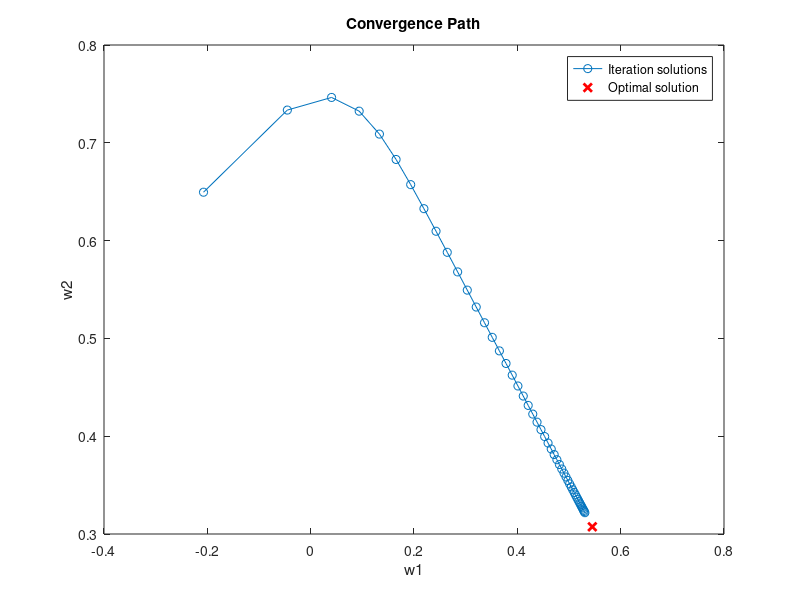
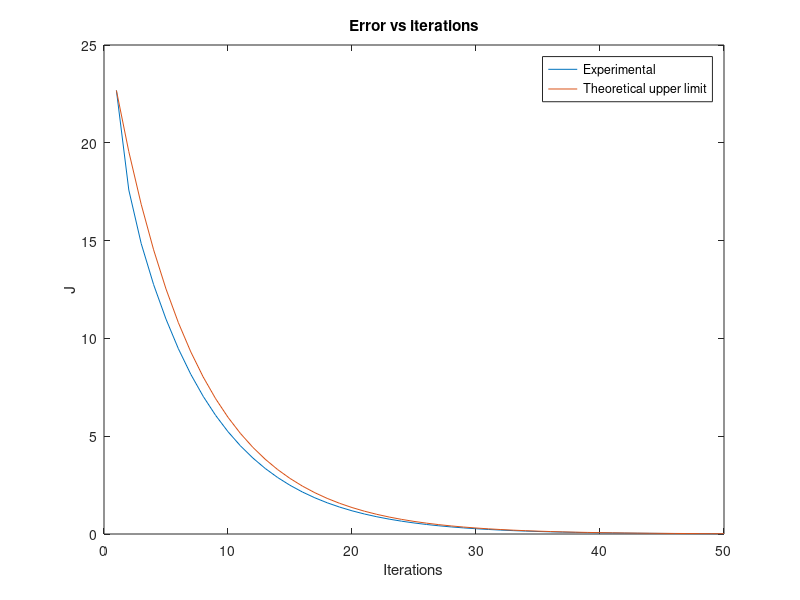

These charts were generated, in order, by the following MATLAB code:
clear all, close all, clc;

addpath library

num_iter = 50;

% ========== Arguments gd ==========

x = rand(1,randi([100,200]));
M = 2;
error_tolerance = 0;
max_num_iter = num_iter;

% ========== Function gd ==========

% compute optimal solution using "lpc"
w_o_opt = lpc(x, M);
w_o_opt = -w_o_opt(2:end)';

% init iteration solutions
w_o_partial = zeros(num_iter,M);
J_partial = zeros(num_iter,1);

J_min = sum(x.^2);

N = length(x);

% calculate autocorrelation
p = xcorr(x, M);
p = p(M+1:end)'; % biased autocorrelation

R = toeplitz(p(1:end-1)); % toeplitz matrix of the autocorrelation

eigs_R = eig(R); % eigenvalues of R matrix (excluding the first row and column)
factor = 0.3;
mu_max = 2/max(eigs_R); % maximum value of mu for gradient descent
mu = factor * mu_max; % learning rate for gradient descent
assert(mu < 0.1)

% computing theoretical upper limit of error vs iterations
lambda_min = min(eigs_R);
% tau = 1 / 2 / mu / lambda_min; % approximated formula
tau = -1/(2 * log(1 - mu*lambda_min));

% initialize coefficients to random values between -1 and 1
w_o = 2*rand(1,M)'-1;

grad = 1;
num_iter = 0;
% perform gradient descent
while (sum(abs(grad)) > error_tolerance) && (num_iter < max_num_iter)
    % update coefficients
    grad = (p(2:end) - R * w_o);
    w_o = w_o + mu*grad;
    w_o_partial(num_iter+1,:) = w_o;
    J_partial(num_iter+1) = J_min + (w_o - w_o_opt)' * R(2:end,2:end) * (w_o - w_o_opt);
    num_iter = num_iter + 1;
end

w1 = w_o_partial(:,1);
w2 = w_o_partial(:,2);

% plot solution vectors
plot(w1,w2,'-o');
hold on;
plot(w_o_opt(1),w_o_opt(2),'rx','LineWidth',2);

hold off;
xlabel('w1');
ylabel('w2');
title('Convergence Path');
legend('Iteration solutions', 'Optimal solution');

amp = J_partial(1) - J_min(1);
iter_axis = 1:num_iter;
exponential = amp*exp(-1/tau*(iter_axis - 1));

figure;
plot(iter_axis,J_partial - J_min);
hold on
plot(iter_axis,exponential)
title('Error vs iterations')
xlabel('Iterations')
ylabel('J')
legend('Experimental','Theoretical upper limit');